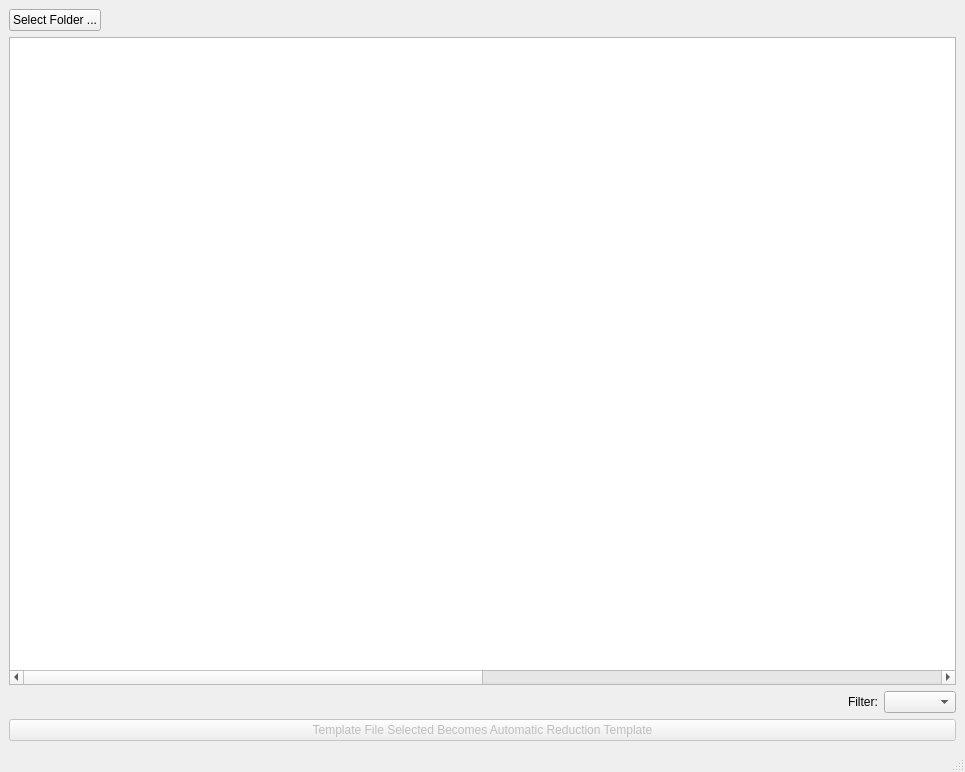
<?xml version="1.0" encoding="UTF-8"?>
<ui version="4.0">
 <class>MainWindow</class>
 <widget class="QMainWindow" name="MainWindow">
  <property name="geometry">
   <rect>
    <x>0</x>
    <y>0</y>
    <width>965</width>
    <height>772</height>
   </rect>
  </property>
  <property name="windowTitle">
   <string>Template Management</string>
  </property>
  <widget class="QWidget" name="centralwidget">
   <layout class="QVBoxLayout" name="verticalLayout">
    <item>
     <layout class="QHBoxLayout" name="horizontalLayout_2">
      <item>
       <widget class="QPushButton" name="select_folder_button">
        <property name="text">
         <string>Select Folder ...</string>
        </property>
       </widget>
      </item>
      <item>
       <spacer name="horizontalSpacer_2">
        <property name="orientation">
         <enum>Qt::Horizontal</enum>
        </property>
        <property name="sizeHint" stdset="0">
         <size>
          <width>40</width>
          <height>20</height>
         </size>
        </property>
       </spacer>
      </item>
     </layout>
    </item>
    <item>
     <widget class="QTableWidget" name="tableWidget">
      <property name="alternatingRowColors">
       <bool>true</bool>
      </property>
      <property name="selectionMode">
       <enum>QAbstractItemView::SingleSelection</enum>
      </property>
      <property name="selectionBehavior">
       <enum>QAbstractItemView::SelectRows</enum>
      </property>
      <attribute name="horizontalHeaderVisible">
       <bool>false</bool>
      </attribute>
      <attribute name="horizontalHeaderDefaultSectionSize">
       <number>700</number>
      </attribute>
      <attribute name="horizontalHeaderStretchLastSection">
       <bool>true</bool>
      </attribute>
      <attribute name="verticalHeaderVisible">
       <bool>false</bool>
      </attribute>
      <attribute name="verticalHeaderVisible">
       <bool>false</bool>
      </attribute>
      <attribute name="horizontalHeaderStretchLastSection">
       <bool>true</bool>
      </attribute>
      <attribute name="horizontalHeaderVisible">
       <bool>false</bool>
      </attribute>
      <attribute name="horizontalHeaderDefaultSectionSize">
       <number>700</number>
      </attribute>
      <column>
       <property name="text">
        <string>New Column</string>
       </property>
      </column>
      <column>
       <property name="text">
        <string>New Column</string>
       </property>
      </column>
     </widget>
    </item>
    <item>
     <layout class="QHBoxLayout" name="horizontalLayout">
      <item>
       <spacer name="horizontalSpacer">
        <property name="orientation">
         <enum>Qt::Horizontal</enum>
        </property>
        <property name="sizeHint" stdset="0">
         <size>
          <width>40</width>
          <height>20</height>
         </size>
        </property>
       </spacer>
      </item>
      <item>
       <widget class="QLabel" name="label">
        <property name="text">
         <string>Filter:</string>
        </property>
       </widget>
      </item>
      <item>
       <widget class="QComboBox" name="template_filter_button"/>
      </item>
     </layout>
    </item>
    <item>
     <layout class="QHBoxLayout" name="horizontalLayout_3">
      <item>
       <widget class="QPushButton" name="template_file_button">
        <property name="enabled">
         <bool>false</bool>
        </property>
        <property name="text">
         <string>Template File Selected Becomes Automatic Reduction Template</string>
        </property>
       </widget>
      </item>
     </layout>
    </item>
   </layout>
  </widget>
  <widget class="QMenuBar" name="menubar">
   <property name="geometry">
    <rect>
     <x>0</x>
     <y>0</y>
     <width>965</width>
     <height>25</height>
    </rect>
   </property>
  </widget>
  <widget class="QStatusBar" name="statusbar"/>
 </widget>
 <resources/>
 <connections>
  <connection>
   <sender>select_folder_button</sender>
   <signal>clicked()</signal>
   <receiver>MainWindow</receiver>
   <slot>browseFolderButton()</slot>
   <hints>
    <hint type="sourcelabel">
     <x>68</x>
     <y>48</y>
    </hint>
    <hint type="destinationlabel">
     <x>482</x>
     <y>385</y>
    </hint>
   </hints>
  </connection>
  <connection>
   <sender>template_filter_button</sender>
   <signal>currentIndexChanged(QString)</signal>
   <receiver>MainWindow</receiver>
   <slot>filterTemplateButton()</slot>
   <hints>
    <hint type="sourcelabel">
     <x>891</x>
     <y>693</y>
    </hint>
    <hint type="destinationlabel">
     <x>482</x>
     <y>385</y>
    </hint>
   </hints>
  </connection>
  <connection>
   <sender>template_file_button</sender>
   <signal>clicked()</signal>
   <receiver>MainWindow</receiver>
   <slot>templateFileSelectedButton()</slot>
   <hints>
    <hint type="sourcelabel">
     <x>482</x>
     <y>726</y>
    </hint>
    <hint type="destinationlabel">
     <x>482</x>
     <y>385</y>
    </hint>
   </hints>
  </connection>
 </connections>
 <slots>
  <slot>browseFolderButton()</slot>
  <slot>filterTemplateButton()</slot>
  <slot>templateFileSelectedButton()</slot>
 </slots>
</ui>
